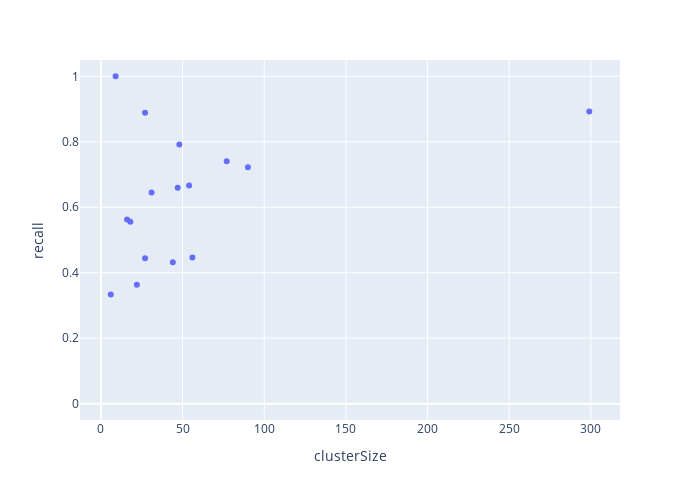

Notebook source saved alongside this figure:
### Code cell
ns.pl.scatter_w_clusterSize(results, "recall", save = True, output_folder = output_folder, outputfilename_prefix = outputfilename_prefix)

### Figure 1 — Plotly figure (JSON) as saved in the notebook; plotly's stock layout.template omitted (floating-point values rounded to 4 significant figures)
{"data": [{"hovertemplate": "<b>%{hovertext}</b><br><br>clusterSize=%{x}<br>recall=%{y}<extra></extra>", "hovertext": ["e1_e299_SLC17A7_L5b_Cdh13", "g1_g48_GLI3_Astro_Gja1", "g2_g27_APBB1IP_Micro_Ctss", "g3_g18_GPNMB_OPC_Pdgfra", "g4_g9_MOG_Oligo_Opalin", "i10_i16_TSPAN12_Vip_Mybpc1", "i11_i6_EGF_Vip_Mybpc1", "i1_i90_COL5A2_Ndnf_Car4", "i2_i77_LHX6_Sst_Cbln4", "i3_i56_BAGE2_Ndnf_Cxcl14", "i4_i54_MC4R_Ndnf_Cxcl14", "i5_i47_TRPC3_Ndnf_Car4", "i6_i44_GPR149_Vip_Mybpc1", "i7_i31_CLMP_Ndnf_Cxcl14", "i8_i27_SNCG_Vip_Mybpc1", "i9_i22_TAC3_Vip_Mybpc1"], "legendgroup": "", "marker": {"color": "#636efa", "symbol": "circle"}, "mode": "markers", "name": "", "orientation": "v", "showlegend": false, "type": "scatter", "x": [299, 48, 27, 18, 9, 16, 6, 90, 77, 56, 54, 47, 44, 31, 27, 22], "xaxis": "x", "y": [0.893, 0.7917, 0.8889, 0.5556, 1, 0.5625, 0.3333, 0.7222, 0.7403, 0.4464, 0.6667, 0.6596, 0.4318, 0.6452, 0.4444, 0.3636], "yaxis": "y"}], "layout": {"height": 500, "legend": {"tracegroupgap": 0}, "margin": {"t": 60}, "width": 700, "xaxis": {"anchor": "y", "autorange": true, "domain": [0, 1], "range": [-12.83, 317.8], "title": {"text": "clusterSize"}, "type": "linear"}, "yaxis": {"anchor": "x", "domain": [0, 1], "range": [-0.05, 1.05], "title": {"text": "recall"}, "type": "linear"}}}
